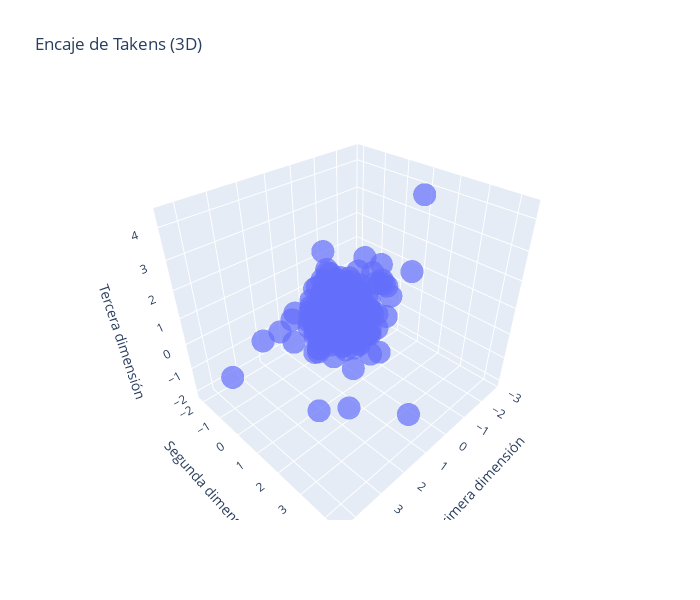

The cell this chart's notebook holds for it:
### Markdown cell above
## Visualización del Encaje de Takens en 3-D

### Code cell
df_embedded = pd.DataFrame(embedded_signal, columns=[f'Dim_{i+1}' for i in range(embedded_signal.shape[1])])
fig = px.scatter_3d(
    df_embedded,
    x='Dim_1',
    y='Dim_2',
    z='Dim_3',
    title='Encaje de Takens (3D)',
    labels={'Dim_1': 'Primera dimensión', 'Dim_2': 'Segunda dimensión', 'Dim_3': 'Tercera dimensión'},
    opacity=0.7
)
fig.update_layout(width=700, height=600)
fig.show()

### Figure 1 — Plotly figure (JSON) as saved in the notebook; plotly's stock layout.template omitted (floating-point values rounded to 4 significant figures; data arrays with more than 128 entries replaced by an {"elided": "..."} marker saying what was removed)
{"data": [{"hovertemplate": "Primera dimensión=%{x}<br>Segunda dimensión=%{y}<br>Tercera dimensión=%{z}<extra></extra>", "legendgroup": "", "marker": {"color": "#636efa", "opacity": 0.7, "symbol": "circle"}, "mode": "markers", "name": "", "scene": "scene", "showlegend": false, "type": "scatter3d", "x": {"elided": "323 float values"}, "y": {"elided": "323 float values"}, "z": {"elided": "323 float values"}}], "layout": {"height": 600, "legend": {"tracegroupgap": 0}, "scene": {"domain": {"x": [0, 1], "y": [0, 1]}, "xaxis": {"title": {"text": "Primera dimensión"}}, "yaxis": {"title": {"text": "Segunda dimensión"}}, "zaxis": {"title": {"text": "Tercera dimensión"}}}, "title": {"text": "Encaje de Takens (3D)"}, "width": 700}}
